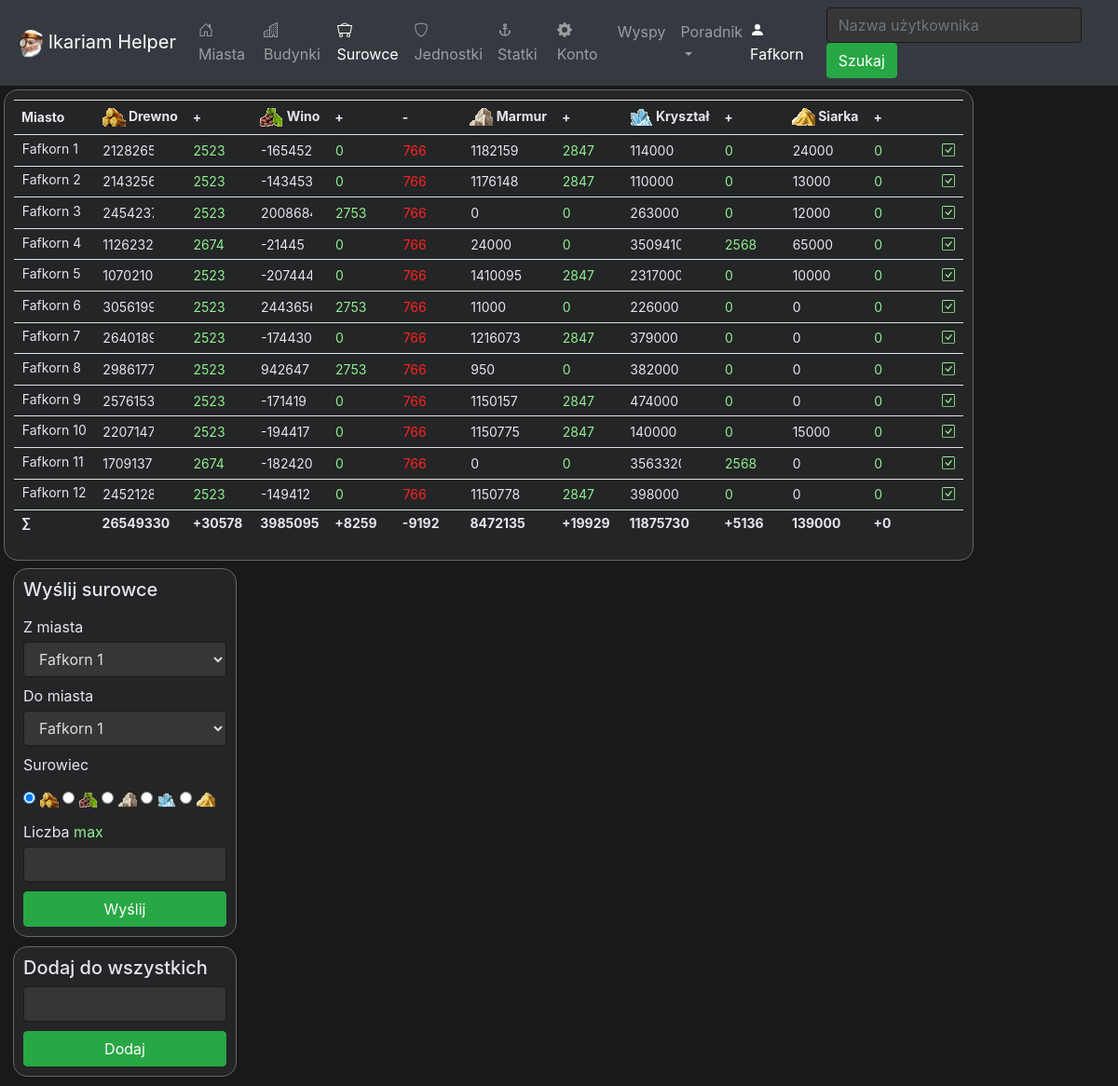
Page /helper/users/resources/1 on the committed database.
### helper/models.py (models this page shows, shortened)
class User(models.Model):
    user_name = models.CharField(max_length=50)
    shipping_future = models.IntegerField(default=0)
    economy_future = models.IntegerField(default=0)
    science_future = models.IntegerField(default=0)
    military_future = models.IntegerField(default=0)
    score = models.IntegerField(default=0)
    master_builders = models.IntegerField(default=0)
    building_levels = models.IntegerField(default=0)
    scientists = models.IntegerField(default=0)
    research_level = models.IntegerField(default=0)
    generals = models.IntegerField(default=0)
    gold = models.IntegerField(default=0)
    offensive = models.IntegerField(default=0)
    defensive = models.IntegerField(default=0)
    trading = models.IntegerField(default=0)
    resources = models.IntegerField(default=0)
    donations = models.IntegerField(default=0)
    piracy = models.IntegerField(default=0)
    alliance = models.CharField(max_length=50, default='')
    last_visit = models.DateTimeField(default=datetime(2015, 10, 9, 23, 55, 59, 342380))

class Resource(models.Model):
    name = models.CharField(max_length=50)
    image_path = models.ImageField(upload_to='img')
    mine_image_path = models.ImageField(upload_to='img', default='')

class TownResources(models.Model):
    town = models.ForeignKey(Town, on_delete=models.CASCADE)
    wood = models.IntegerField(default=0)
    wine = models.IntegerField(default=0)
    marble = models.IntegerField(default=0)
    crystal = models.IntegerField(default=0)
    sulfur = models.IntegerField(default=0)
    wood_production = models.IntegerField(default=0)
    wine_production = models.IntegerField(default=0)
    marble_production = models.IntegerField(default=0)
    crystal_production = models.IntegerField(default=0)
    sulfur_production = models.IntegerField(default=0)
    tavern_expenses = models.IntegerField(default=0)
    save_time = models.DateTimeField(default=datetime(2015, 10, 9, 23, 55, 59, 342380))
    def calc_time_left(self):
        if self.wine_production >= self.tavern_expenses:
            return 'Nigdy'
        else:
            hours_left = int(self.wine / (self.tavern_expenses - self.wine_production))
            if hours_left > 24:
                return str(int(hours_left/24)) + 'D ' + str(hours_left % 24) + 'h'
            return str(hours_left) + 'h'

class Town(models.Model):
    town_name = models.CharField(max_length=50)
    user = models.ForeignKey(User, on_delete=models.CASCADE)
    island = models.ForeignKey(Island, on_delete=models.CASCADE, null=True)
    in_game_id = models.IntegerField(default=0)
    no_units = models.BooleanField(default=False)
    no_ships = models.BooleanField(default=False)

### helper/views/user_resources.py (the view)
# urls.py: path('users/resources/<int:pk>', user_resources.UserResourcesView.as_view(), name='user_resources'),
class UserResourcesView(generic.DetailView):
    template_name = 'helper/user_resources.html'
    model = User
    def get_context_data(self, **kwargs):
        context = super(UserResourcesView, self).get_context_data()
        user_id = context['user'].id
        context['resources'] = TownResources.objects.filter(town__user_id=user_id)
        context['resource_types'] = Resource.objects.all()
        wood = 0
        wood_production = 0
        wine = 0
        wine_production = 0
        tavern_expenses = 0
        marble = 0
        marble_production = 0
        crystal = 0
        crystal_production = 0
        sulfur = 0
        sulfur_production = 0
        for resource in context['resources']:
            update_resources(resource)
            wood += resource.wood
            wood_production += resource.wood_production
            wine += resource.wine
            wine_production += resource.wine_production
            tavern_expenses += resource.tavern_expenses
            marble += resource.marble
            marble_production += resource.marble_production
            crystal += resource.crystal
            crystal_production += resource.crystal_production
            sulfur += resource.sulfur
            sulfur_production += resource.sulfur_production
        context['sum_wood'] = wood
        context['sum_wood_production'] = wood_production
        context['sum_wine'] = wine
        context['sum_wine_production'] = wine_production
        context['sum_tavern_expenses'] = tavern_expenses
        context['sum_marble'] = marble
        context['sum_marble_production'] = marble_production
        context['sum_crystal'] = crystal
        context['sum_crystal_production'] = crystal_production
        context['sum_sulfur'] = sulfur
        context['sum_sulfur_production'] = sulfur_production
        context['nav_active'] = 'user_resources'
        return context

### helper/templates/helper/user_resources.html (shortened to what this page needs)
{% extends "base.html" %}
{% block head %}
    {% load static %}
    <link rel="stylesheet" type="text/css" href="{% static 'helper/user_resources.css' %}">
{% endblock %}
{% block content %}
<body>
    {% load widget_tweaks %}
    {% include "helper/navigation.html" %}
    <div class="main-div">
        <div class="left-div">
            <div class="table-div">
                <div class="table-responsive">
                        <table class="table">
                            <tr>
                                <th>Miasto</th>
                                <th class="wood"><img src="{{resource_types.0.image_path.url}}" alt="img" width="25px" height="20"> Drewno</th>
                                <th class="wood">+</th>
                                <th class="wine"><img src="{{resource_types.1.image_path.url}}" alt="img" width="25px" height="20"> Wino</th>
                                <th class="wine">+</th>
                                <th class="wine">-</th>
                                <th class="marble"><img src="{{resource_types.2.image_path.url}}" alt="img" width="25px" height="20"> Marmur</th>
                                <th class="marble">+</th>
                                <th class="crystal"><img src="{{resource_types.3.image_path.url}}" alt="img" width="25px" height="20"> Kryształ</th>
                                <th class="crystal">+</th>
                                <th class="sulfur"><img src="{{resource_types.4.image_path.url}}" alt="img" width="25px" height="20"> Siarka</th>
                                <th class="sulfur">+</th>
                                <th></th>
                            </tr>
                            {% for resource in resources %}
                            <tr>
                                <form action="{% url 'helper:save_resources' user.id %}" method="post">
                                    <td class="town-name">{{resource.town.town_name}}
                                    </td>
                                    <td><input value="{{resource.wood}}" name="wood" maxlength="7"/></td>
                                    <td><input style="color: lightgreen;" value="{{resource.wood_production}}" name="wood_production" maxlength="4" class="short-input"/></td>
                                    <td title="{{resource.calc_time_left}}"><input  value="{{resource.wine}}" name="wine" maxlength="7"/></td>
                                    <td><input style="color: lightgreen;" value="{{resource.wine_production}}" name="wine_production" maxlength="4" class="short-input"/></td>
                                    <td><input style="color: #f22;" value="{{resource.tavern_expenses}}" name="tavern_expenses" maxlength="4" class="short-input expenses"/></td>
                                    <td><input value="{{resource.marble}}" name="marble" maxlength="7"/></td>
                                    <td><input style="color: lightgreen;" value="{{resource.marble_production}}" name="marble_production" maxlength="4" class="short-input"/></td>
                                    <td><input value="{{resource.crystal}}" name="crystal" maxlength="7"/></td>
                                    <td><input style="color: lightgreen;" value="{{resource.crystal_production}}" name="crystal_production" maxlength="4" class="short-input"/></td>
                                    <td><input value="{{resource.sulfur}}" name="sulfur" maxlength="7"/></td>
                                    <td><input style="color: lightgreen;" value="{{resource.sulfur_production}}" name="sulfur_production" maxlength="4" class="short-input"/></td>
                                    <td>
                                        <button type="submit">
                                        </button>
                                    </td>
                                </form>
                            </tr>
                            {% endfor %}
                            <tr class="sum-row">
                                <th>&#8721;</th>
                                <th>{{sum_wood}}</th>
                                <th>+{{sum_wood_production}}</th>
                                <th>{{sum_wine}}</th>
                                <th>+{{sum_wine_production}}</th>
                                <th>-{{sum_tavern_expenses}}</th>
                                <th>{{sum_marble}}</th>
                                <th>+{{sum_marble_production}}</th>
                                <th>{{sum_crystal}}</th>
                                <th>+{{sum_crystal_production}}</th>
                                <th>{{sum_sulfur}}</th>
                                <th>+{{sum_sulfur_production}}</th>
                                <th></th>
                            </tr>
                        </table>
                </div>
            </div>
        </div>
        <div class="right-div">
            <div class="send-resources-div">
                <form action="{% url 'helper:send_resources' user.id %}" method="post">
                    <div class="form-group">
                        <h5>Wyślij surowce</h5>
                        <label>Z miasta</label>
                        <select class="form-control" name="from_town">
                            {% for resource in resources %}
                                <option value="{{resource.id}}">{{resource.town.town_name}}</option>
                            {% endfor %}
                        </select>
                        <label>Do miasta</label>
                        <select class="form-control" name="to_town">
                            {% for resource in resources %}
                                <option value="{{resource.id}}">{{resource.town.town_name}}</option>
                            {% endfor %}
                        </select>
                        <label>Surowiec</label>
                        <fieldset name="resources_type">
                            {% for resource_type in resource_types %}
                                <input id="{{resource_type.id}}" type="radio" name="resource_choice" value="{{resource_type.id}}" {% ifequal  resource_type.id 1 %}checked{% endifequal  %}/>
                                <label for="{{resource_type.id}}"><img src="{{resource_type.image_path.url}}" alt="img" width="20px" height="16"></label>
                            {% endfor %}
                        </fieldset>
                        <label>Liczba <a href="#" id="set-max" onclick="setValueToMax()">max</a></label>
                        <input class="form-control" maxlength="6" type="number" name="resources_number" id="number-to-send-input"/>
                        <button class="btn btn-success send-button" type="submit">Wyślij</button>
                    </div>
                </form>
            </div>
            <div class="send-resources-div">
                <form action="{% url 'helper:add_all' user.id %}" method="post">
                    <h5>Dodaj do wszystkich</h5>
                    <div>
                        <input class="form-control" maxlength="6" type="number" name="increase_all"/>
                        <button class="btn btn-success send-button" type="submit">Dodaj</button>
                    </div>
                </form>
            </div>
        </div>
    </div>
{% endblock %}

### helper/templates/helper/navigation.html (shortened to what this page needs)
{% load widget_tweaks %}
{% load static %}
<link rel="stylesheet" type="text/css" href="{% static 'helper/navigation.css' %}">
<nav class="navbar navbar-expand-lg navbar-dark bg-dark">
        <a class="navbar-brand" href="{% url 'helper:users' %}">
            <img style="margin: 0px;" src="{% static "helper/icon.png" %}" alt="something" width="30px" height="30" >
            Ikariam Helper
        </a>
        <ul class="navbar-nav mr-auto">
            <li class="nav-item {% if nav_active == 'user_towns' %}active{% endif %}">
                <a class="nav-link" href="{% url 'helper:user_towns' user.id %}">
                    Miasta
                </a>
            </li>
            <li class="nav-item {% if nav_active == 'user_buildings' %}active{% endif %}">
                <a class="nav-link" href="{% url 'helper:user_buildings' user.id %}">
                    Budynki
                </a>
            </li>
            <li class="nav-item {% if nav_active == 'user_resources' %}active{% endif %}">
                <a class="nav-link" href="{% url 'helper:user_resources' user.id %}">
                    Surowce
                </a>
            </li>
            <li class="nav-item {% if nav_active == 'user_units' %}active{% endif %}">
                <a class="nav-link" href="{% url 'helper:user_units' user.id %}">
                    Jednostki
                </a>
            </li>
            <li class="nav-item {% if nav_active == 'user_ships' %}active{% endif %}">
                <a class="nav-link" href="{% url 'helper:user_ships' user.id %}">
                    Statki
                </a>
            </li>
            <li class="nav-item {% if nav_active == 'user_account' %}active{% endif %}" >
                <a class="nav-link" href="{% url 'helper:user_account' user.id %}">
                    Konto
                </a>
            </li>
            <li class="nav-item {% if nav_active == 'islands' %}active{% endif %}">
                <a class="nav-link" href="{% url 'helper:islands' user.id %}">
                    Wyspy
                </a>
            </li>
            <li class="nav-item dropdown  {% if nav_active == 'guide' %}active{% endif %}" >
                <a class="nav-link dropdown-toggle" href="#" id="navbarDropdown" role="button" data-toggle="dropdown" aria-haspopup="true" aria-expanded="false">
                  Poradnik
                </a>
            </li>
        </ul>
        <ul class="navbar-nav ml-auto">
            <li class="nav-item active" style="margin-right: 20px; color: #fff;">
                <svg width="1em" height="1em" viewBox="0 0 16 16" class="bi bi-person-fill" fill="currentColor" xmlns="http://www.w3.org/2000/svg">
                    <path fill-rule="evenodd" d="M3 14s-1 0-1-1 1-4 6-4 6 3 6 4-1 1-1 1H3zm5-6a3 3 0 1 0 0-6 3 3 0 0 0 0 6z"/>
                </svg>
                {{user.user_name}}
            </li>
        </ul>
        <form class="form-inline my-2 my-lg-0" action="{% url 'helper:users'%}" method="get">
            <input type="search" class="form-control mr-sm-2" name="username_search" placeholder="Nazwa użytkownika">
            <button type="submit" class="btn btn-success btn-action">Szukaj</button>
        </form>
    </nav>

### rows in the picture
User: user_name "Fafkorn"
Resource: image_path (picture)
Resource: image_path (picture)
Resource: image_path (picture)
Resource: image_path (picture)
Resource: image_path (picture)
TownResources: town.town_name "Fafkorn 1", wood "2128265", wood_production "2523", wine "-165452", wine_production "0", tavern_expenses "766", marble "1182159", marble_production "2847", crystal "114000", crystal_production "0", sulfur "24000", sulfur_production "0"
TownResources: town.town_name "Fafkorn 2", wood "2143256", wood_production "2523", wine "-143453", wine_production "0", tavern_expenses "766", marble "1176148", marble_production "2847", crystal "110000", crystal_production "0", sulfur "13000", sulfur_production "0"
TownResources: town.town_name "Fafkorn 3", wood "2454237", wood_production "2523", wine "2008684", wine_production "2753", tavern_expenses "766", marble "0", marble_production "0", crystal "263000", crystal_production "0", sulfur "12000", sulfur_production "0"
TownResources: town.town_name "Fafkorn 4", wood "1126232", wood_production "2674", wine "-21445", wine_production "0", tavern_expenses "766", marble "24000", marble_production "0", crystal "3509410", crystal_production "2568", sulfur "65000", sulfur_production "0"
TownResources: town.town_name "Fafkorn 5", wood "1070210", wood_production "2523", wine "-207444", wine_production "0", tavern_expenses "766", marble "1410095", marble_production "2847", crystal "2317000", crystal_production "0", sulfur "10000", sulfur_production "0"
TownResources: town.town_name "Fafkorn 6", wood "3056199", wood_production "2523", wine "2443656", wine_production "2753", tavern_expenses "766", marble "11000", marble_production "0", crystal "226000", crystal_production "0", sulfur "0", sulfur_production "0"
TownResources: town.town_name "Fafkorn 7", wood "2640189", wood_production "2523", wine "-174430", wine_production "0", tavern_expenses "766", marble "1216073", marble_production "2847", crystal "379000", crystal_production "0", sulfur "0", sulfur_production "0"
TownResources: town.town_name "Fafkorn 8", wood "2986177", wood_production "2523", wine "942647", wine_production "2753", tavern_expenses "766", marble "950", marble_production "0", crystal "382000", crystal_production "0", sulfur "0", sulfur_production "0"
TownResources: town.town_name "Fafkorn 9", wood "2576153", wood_production "2523", wine "-171419", wine_production "0", tavern_expenses "766", marble "1150157", marble_production "2847", crystal "474000", crystal_production "0", sulfur "0", sulfur_production "0"
TownResources: town.town_name "Fafkorn 10", wood "2207147", wood_production "2523", wine "-194417", wine_production "0", tavern_expenses "766", marble "1150775", marble_production "2847", crystal "140000", crystal_production "0", sulfur "15000", sulfur_production "0"
TownResources: town.town_name "Fafkorn 11", wood "1709137", wood_production "2674", wine "-182420", wine_production "0", tavern_expenses "766", marble "0", marble_production "0", crystal "3563320", crystal_production "2568", sulfur "0", sulfur_production "0"
TownResources: town.town_name "Fafkorn 12", wood "2452128", wood_production "2523", wine "-149412", wine_production "0", tavern_expenses "766", marble "1150778", marble_production "2847", crystal "398000", crystal_production "0", sulfur "0", sulfur_production "0"

### other values in the picture
{{ sum_wood }} "26549330"
{{ sum_wood_production }} "30578"
{{ sum_wine }} "3985095"
{{ sum_wine_production }} "8259"
{{ sum_tavern_expenses }} "9192"
{{ sum_marble }} "8472135"
{{ sum_marble_production }} "19929"
{{ sum_crystal }} "11875730"
{{ sum_crystal_production }} "5136"
{{ sum_sulfur }} "139000"
{{ sum_sulfur_production }} "0"
form field from_town "Fafkorn 1"
form field to_town "Fafkorn 1"
